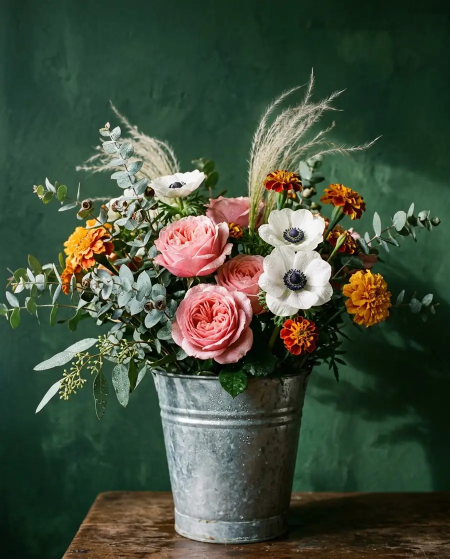
#> input picture flowers/assets/img/bucket-900.webp, 900 x 1117 px (shown at 1/2 size)
$ python vertical.py ../../../flowers/assets/img/bucket-520.webp ../../../flowers/assets/img/bucket-900.webp ../../../flowers/assets/img/bucket-900.webp ../../../flowers/assets/img/bucket-900.webp ../../../flowers/assets/img/bucket-900.webp ../../../flowers/assets/img/bucket-900.webp
#> lines starting #> are read from the running program, lines starting #| are printed output that depends on the picture
"""Vertical 1080x1920 version: the 16:9 film in the middle, client logo/title on top, line + URL pill below.
usage: python3 vertical.py <film.mp4> <out.mp4> <title> <line> <url> [logo.png] [bg_hex] [accent_hex]"""
import sys, subprocess
from PIL import Image, ImageDraw, ImageFont, ImageFilter
film, out, title, line, url = sys.argv[1:6]
logo = sys.argv[6] if len(sys.argv) > 6 and sys.argv[6] != '-' else None
bgc = sys.argv[7] if len(sys.argv) > 7 else '#07080C'
acc = sys.argv[8] if len(sys.argv) > 8 else '#1E44C8'
h2 = lambda h: tuple(int(h.lstrip('#')[i:i+2], 16) for i in (0, 2, 4))
W, H = 1080, 1920
bg = Image.new('RGB', (W, H), h2(bgc))
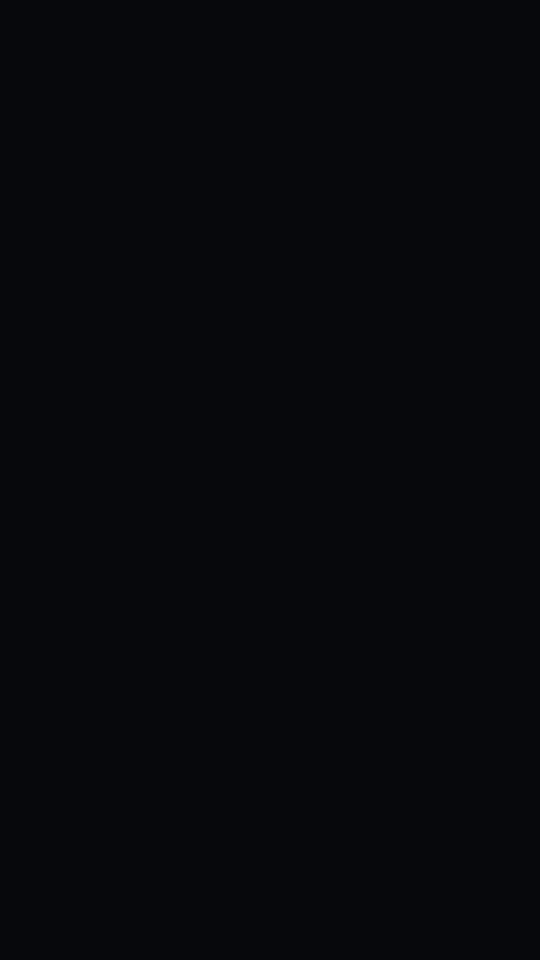
#> bg: PIL image 1080x1920 RGB (shown at 1/2 size); mean R, G, B 7, 8, 12
glow = Image.new('RGB', (W, H), h2(bgc)); g = ImageDraw.Draw(glow)
g.ellipse((-300, -200, 700, 700), fill=h2(acc)); g.ellipse((500, 1300, 1400, 2200), fill=h2(acc))
bg = Image.blend(bg, glow.filter(ImageFilter.GaussianBlur(240)), 0.45)
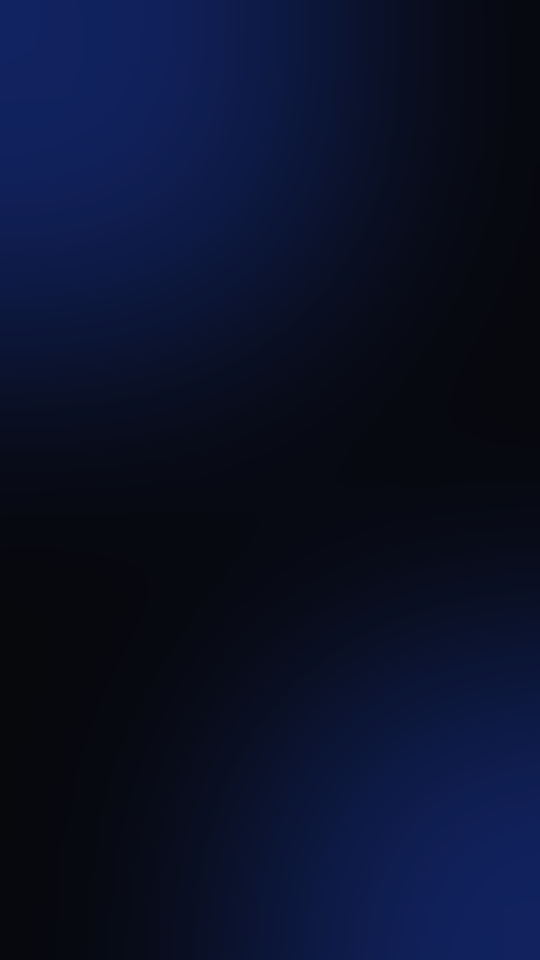
#> bg: PIL image 1080x1920 RGB (shown at 1/2 size); mean R, G, B 10.2, 17.1, 41.7
d = ImageDraw.Draw(bg)
B = '/usr/share/fonts/opentype/inter/InterDisplay-Bold.otf'; M = '/usr/share/fonts/opentype/inter/Inter-Medium.otf'
def ct(y, t, f, fill):
    w = d.textlength(t, font=f); d.text(((W - w) / 2, y), t, font=f, fill=fill)
if logo:
    im = Image.open(logo).convert('RGBA'); im.thumbnail((700, 300)); bg.paste(im, ((W - im.width) // 2, 470 - im.height), im)
#> after `im.thumbnail((700, 300))`:
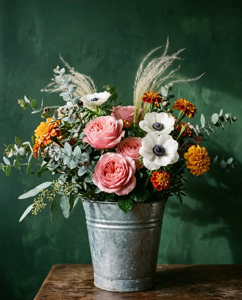
#> im: PIL image 242x300 RGBA; mean R, G, B, A 66.2, 78.1, 60, 255
#> after `bg.paste(im, ((W - im.width) // 2, 470 - im.height), im)`:
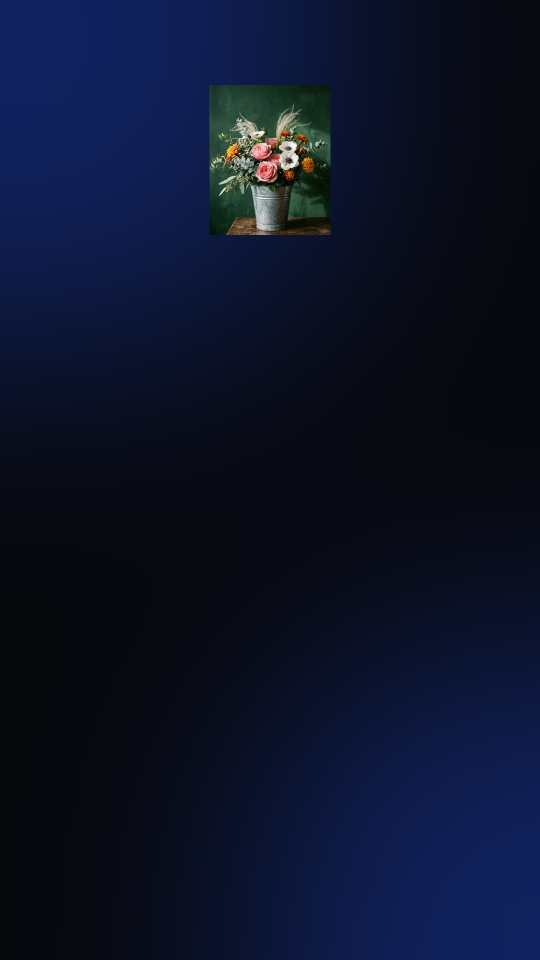
#> bg: PIL image 1080x1920 RGB (shown at 1/2 size); mean R, G, B 12.1, 19, 41.6
else:
    ct(330, title, ImageFont.truetype(B, 84), (240, 244, 250))
ct(1380, line, ImageFont.truetype(B, 60), (240, 244, 250))
#> in ct, `w = d.textlength(t, font=f)`: w = 1205.8
fm = ImageFont.truetype(M, 38); w = d.textlength(url, font=fm); x0 = (W - w) / 2 - 44
#> after `w = d.textlength(url, font=fm)`: w = 794.4
#> after `x0 = (W - w) / 2 - 44`: x0 = 98.82
d.rounded_rectangle((x0, 1500, x0 + w + 88, 1590), radius=50, fill=h2(acc)); d.text(((W - w) / 2, 1522), url, font=fm, fill=(255, 255, 255))
bg.save('/tmp/vbg.png')
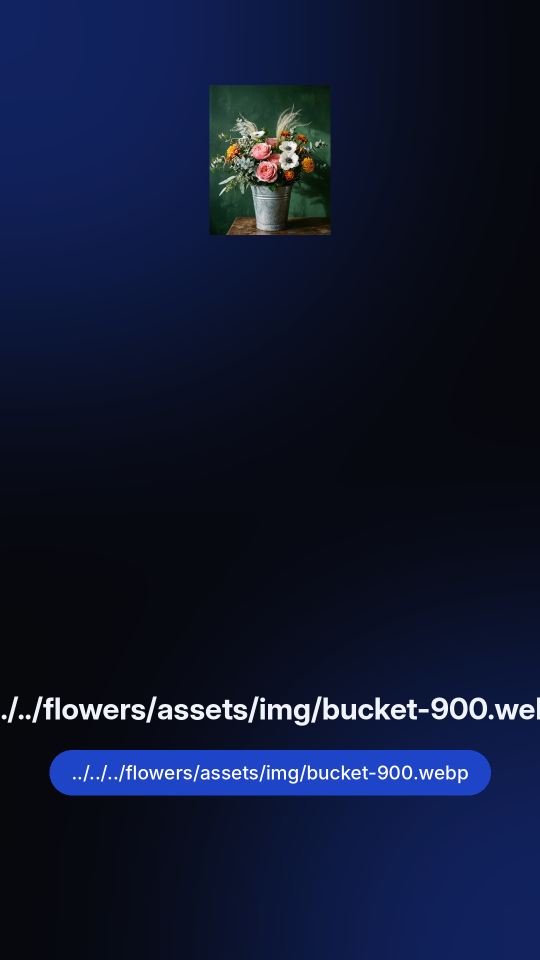
#> saved as vbg.png: PIL image 1080x1920 RGB (shown at 1/2 size); mean R, G, B 15.7, 23.7, 49.7
subprocess.run(['ffmpeg', '-v', 'error', '-y', '-loop', '1', '-i', '/tmp/vbg.png', '-i', film, '-filter_complex',
  '[1:v]scale=1040:-2:flags=lanczos[f];[0:v][f]overlay=20:(H-h)/2-30:shortest=1,format=yuv420p', '-map', '1:a',
  '-c:v', 'libx264', '-preset', 'veryfast', '-crf', '18', '-r', '30', '-c:a', 'aac', '-b:a', '192k', '-movflags', '+faststart', out], check=True)
#> (this line was passed over: subprocess is not available in this run)

$ run again, on flowers/assets/img/film-1-1600.webp
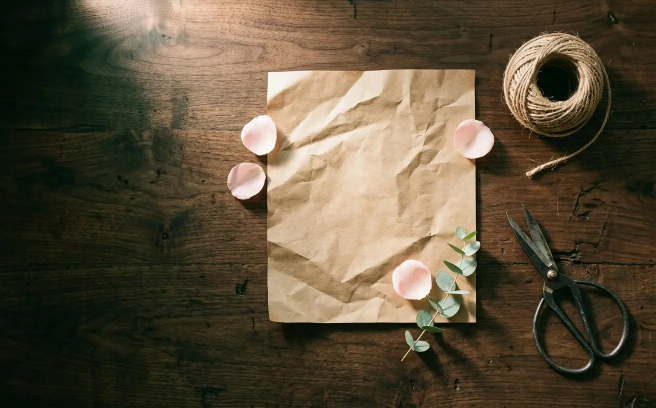
#> input picture flowers/assets/img/film-1-1600.webp, 1312 x 816 px (shown at 1/2 size)
#> im: PIL image 482x300 RGBA
#> `bg.paste(im, ((W - im.width) // 2, 470 - im.height), im)`:
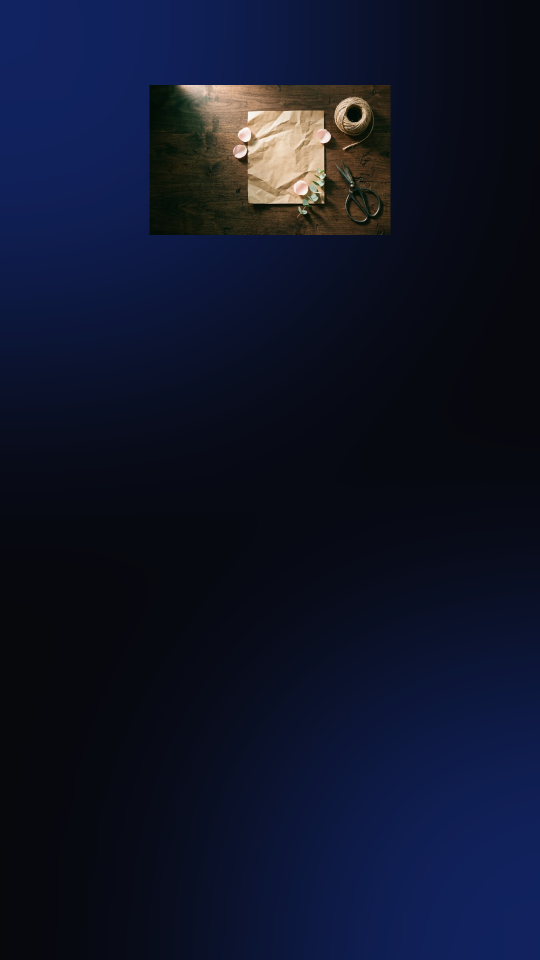
#> bg: PIL image 1080x1920 RGB (shown at 1/2 size); mean R, G, B 15.6, 21, 41.5
#> in ct, `w = d.textlength(t, font=f)`: w = 1193.2
#> `w = d.textlength(url, font=fm)`: w = 787.7
#> x0 = 102.2
#> `bg.save('/tmp/vbg.png')`:
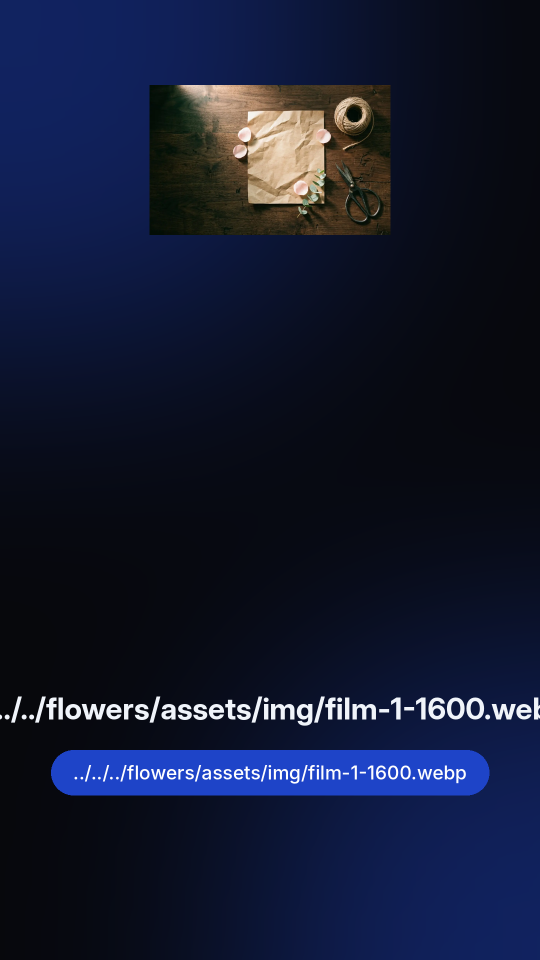
#> saved as vbg.png: PIL image 1080x1920 RGB (shown at 1/2 size); mean R, G, B 19.3, 25.6, 49.5

$ run again, on flowers/assets/img/film-2-1600.webp
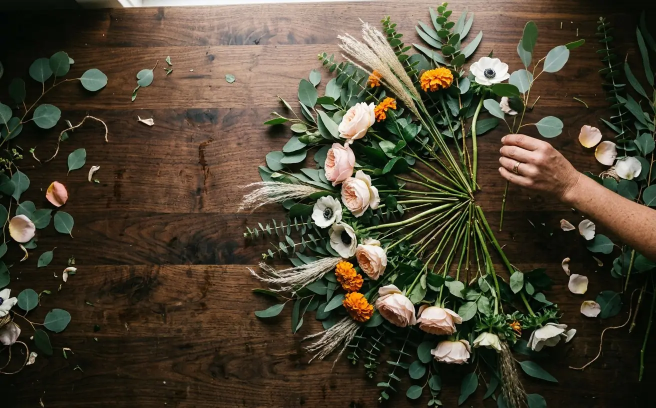
#> input picture flowers/assets/img/film-2-1600.webp, 1312 x 816 px (shown at 1/2 size)
#> im: PIL image 482x300 RGBA
#> `bg.paste(im, ((W - im.width) // 2, 470 - im.height), im)`:
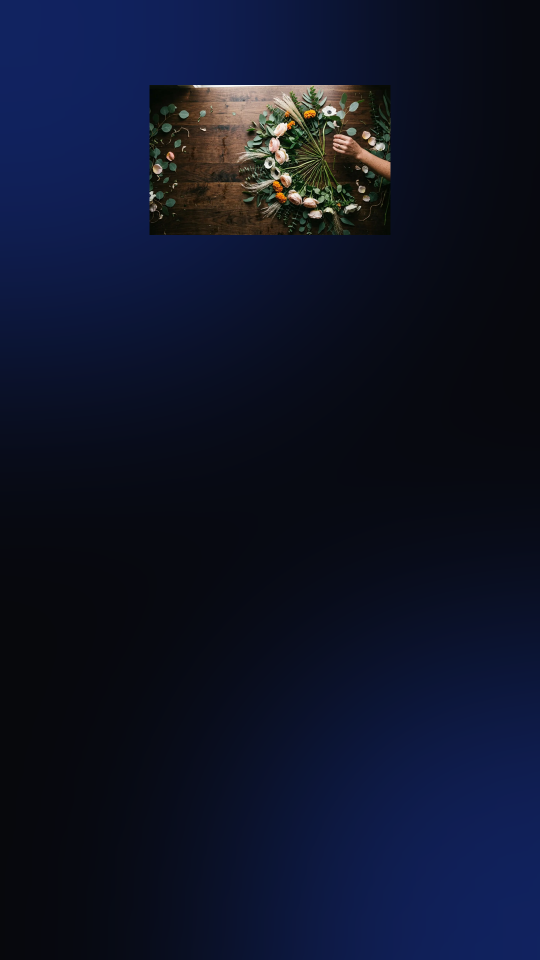
#> bg: PIL image 1080x1920 RGB (shown at 1/2 size); mean R, G, B 14.6, 20.2, 40.9
#> in ct, `w = d.textlength(t, font=f)`: w = 1204.4
#> `w = d.textlength(url, font=fm)`: w = 794.2
#> x0 = 98.9
#> `bg.save('/tmp/vbg.png')`:
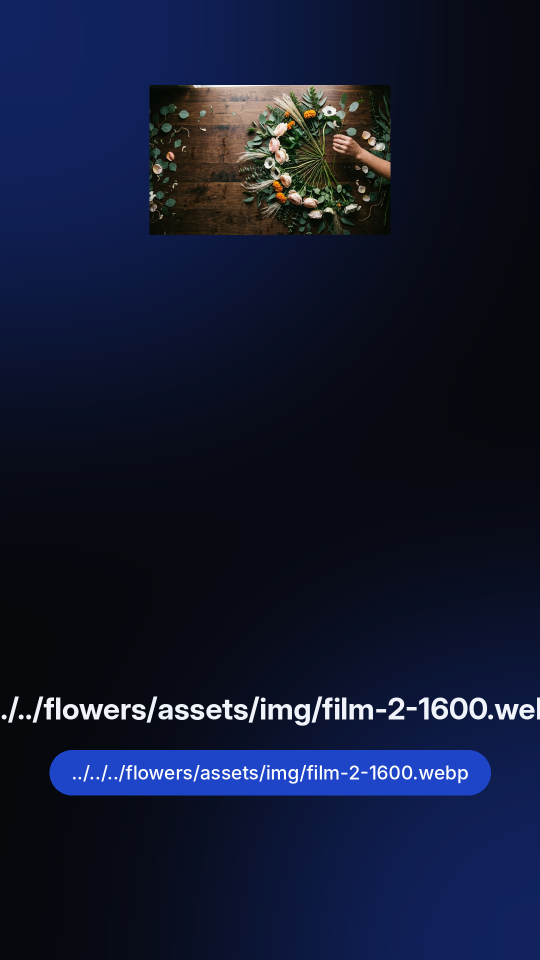
#> saved as vbg.png: PIL image 1080x1920 RGB (shown at 1/2 size); mean R, G, B 18.2, 24.9, 49
